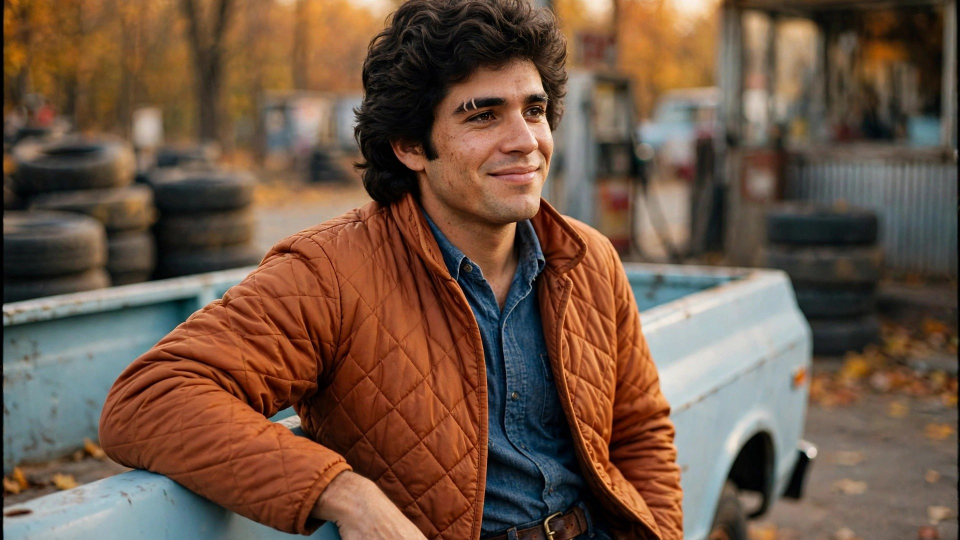
#> input picture .claude/skills/american-everyday-stories/series/refs/DANNY.jpg, 1920 x 1080 px (shown at 1/2 size)
$ python -i podcast.py   (imports and definitions only)   (older library calls are emulated)
#> lines starting #> are read from the running program, lines starting #| are printed output that depends on the picture
#> further down, picture is the input picture: shape (1080, 1920, 3); mean B, G, R 68.9, 86.2, 111.8
"""podcast: chinese-podcast episodes (no faces to camera): the brightest, most colourful sharp still, big text.

Candidates are the episode's 1920x1080 stills (`stills/sNN.png`, the first frame of each clip): sharper than
any frame of the 1248x704 clips or the captioned final. Each is scored on light (mean luminance near 0.55),
colour (Hasler-Suesstrunk colourfulness) and detail; the winner is lifted (exposure, saturation, warmth) so
the cover reads bright, never dark. The text never shrinks: the hanzi hook is huge, a long title wraps to
two lines on the red box instead of getting smaller.
"""
import cv2
import numpy as np
from core import (
    BLACK,
    RED,
    SAFE,
    SUB_FONT,
    TITLE_FONT,
    WHITE,
    YELLOW,
    ZH_FONT,
    font,
    picks_sheet,
)
from PIL import Image, ImageDraw, ImageEnhance, ImageFilter


# [19 lines left out: functions add_args, load, not called in this run]


def score(img):
    small = cv2.resize(img, (480, 270), interpolation=cv2.INTER_AREA).astype(np.float32)
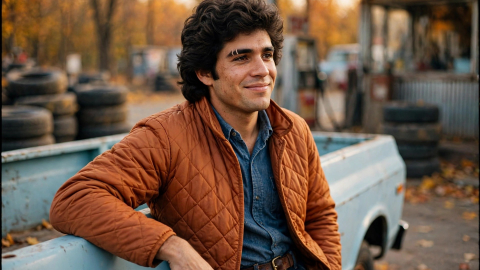
#> small: shape (270, 480, 3) float32; mean B, G, R 68.9, 86.2, 111.8
    b, g, r = small[..., 0], small[..., 1], small[..., 2]
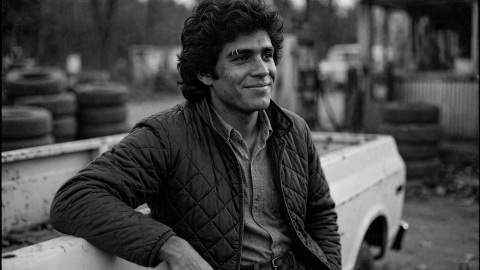
#> b: shape (270, 480) float32; min 0, max 229, mean 68.9
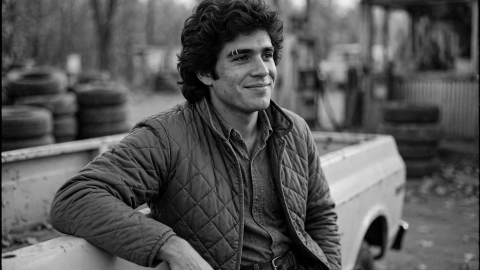
#> g: shape (270, 480) float32; min 0, max 239, mean 86.2
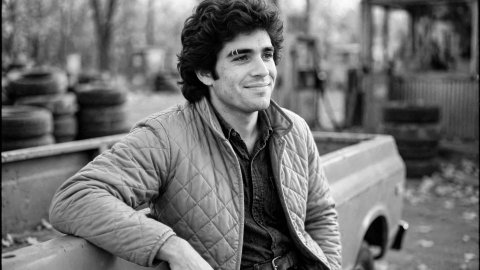
#> r: shape (270, 480) float32; min 0, max 253, mean 111.8
    lum = (0.299 * r + 0.587 * g + 0.114 * b).mean() / 255
#> lum = 0.36
    rg, yb = r - g, 0.5 * (r + g) - b
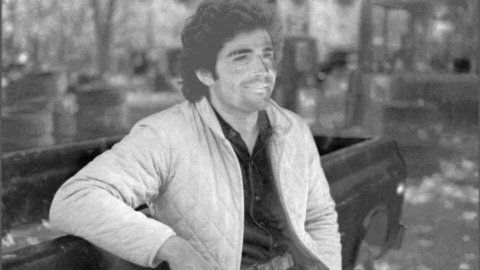
#> rg: shape (270, 480) float32; min -55, max 106, mean 25.6; drawn with min black and max white
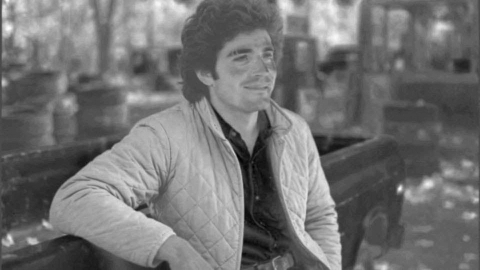
#> yb: shape (270, 480) float32; min -58.5, max 138, mean 30.1; drawn with min black and max white
    colour = (np.hypot(rg.std(), yb.std()) + 0.3 * np.hypot(rg.mean(), yb.mean())) / 100
#> colour = 0.605
    detail = min(cv2.Laplacian(cv2.cvtColor(small.astype(np.uint8), cv2.COLOR_BGR2GRAY), cv2.CV_64F).var() / 400, 1)
#> detail = 1
    light = 1 - min(abs(lum - 0.55) / 0.35, 1)
#> light = 0.458
    return 0.45 * light + 0.35 * min(colour, 1) + 0.2 * detail, lum


# [144 lines left out: functions lift, focus_x, wrap, text_block, badge, soft_shade and 3 more, not called in this run]

>>> import cv2
>>> picture = cv2.imread('../../../american-everyday-stories/series/refs/DANNY.jpg')
>>> result = score(picture)
#> result = (0.618, 0.36)

$ run again, on .claude/skills/american-everyday-stories/series/refs/ELLIE.jpg
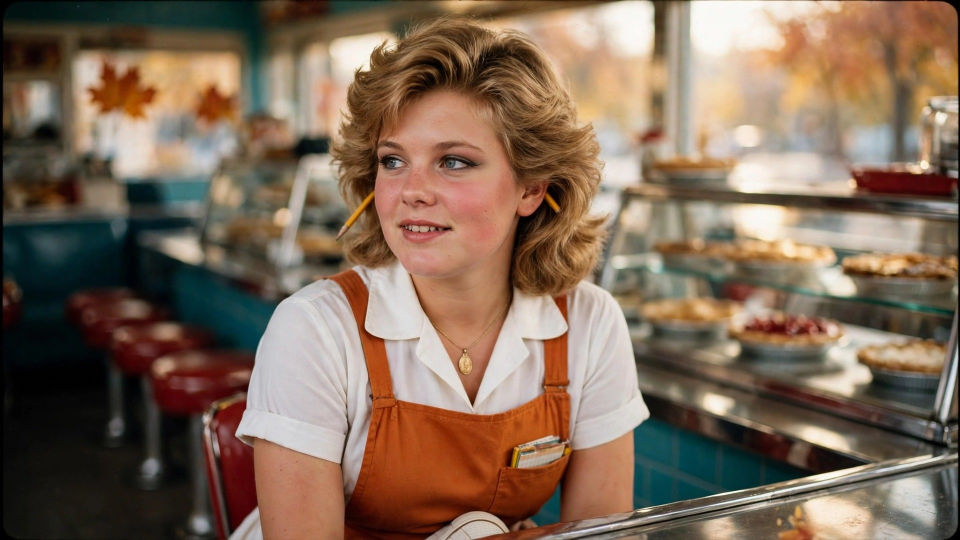
#> input picture .claude/skills/american-everyday-stories/series/refs/ELLIE.jpg, 1920 x 1080 px (shown at 1/2 size)
#> picture is the input picture: shape (1080, 1920, 3); mean B, G, R 88.1, 106.1, 128.3
#> in score, `b, g, r = small[..., 0], small[..., 1], small[..., 2]`:
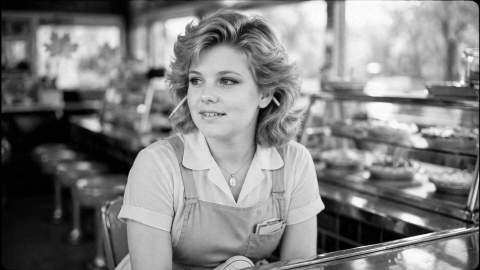
#> r: shape (270, 480) float32; min 0, max 255, mean 128.2
#> lum = 0.434
#> in score, `rg, yb = r - g, 0.5 * (r + g) - b`:
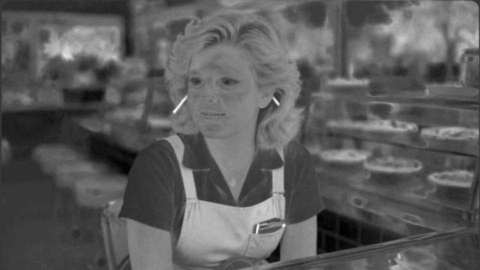
#> yb: shape (270, 480) float32; min -44, max 158, mean 29.1; drawn with min black and max white
#> colour = 0.522
#> detail = 1
#> light = 0.668
#> result = (0.683, 0.434)

$ run again, on .claude/skills/american-everyday-stories/series/refs/ELLIE_face.jpg
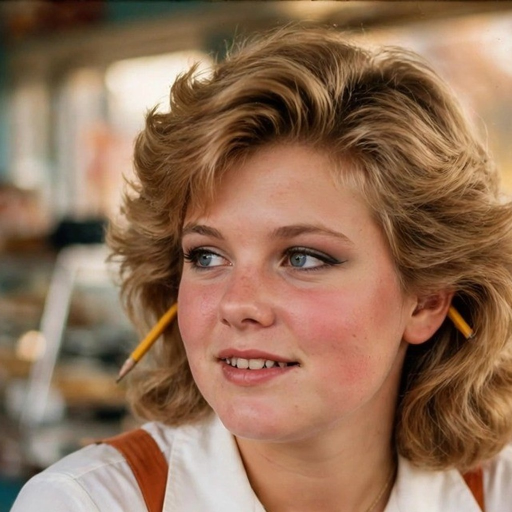
#> input picture .claude/skills/american-everyday-stories/series/refs/ELLIE_face.jpg, 1024 x 1024 px (shown at 1/2 size)
#> picture is the input picture: shape (1024, 1024, 3); mean B, G, R 86.5, 111.2, 145.4
#> in score, `b, g, r = small[..., 0], small[..., 1], small[..., 2]`:
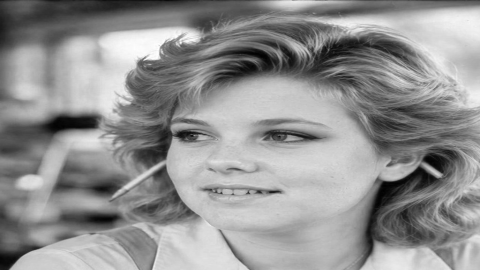
#> r: shape (270, 480) float32; min 1, max 254, mean 145.4
#> lum = 0.465
#> in score, `rg, yb = r - g, 0.5 * (r + g) - b`:
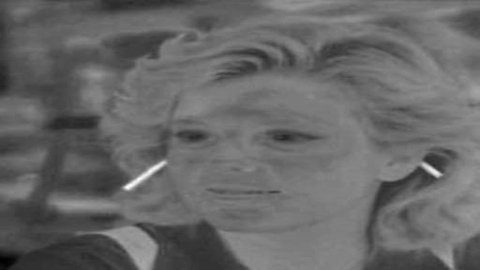
#> yb: shape (270, 480) float32; min -40.5, max 161.5, mean 41.8; drawn with min black and max white
#> colour = 0.449
#> detail = 0.771
#> light = 0.757
#> result = (0.652, 0.465)

$ run again, on .claude/skills/american-everyday-stories/series/refs/EVELYN.jpg
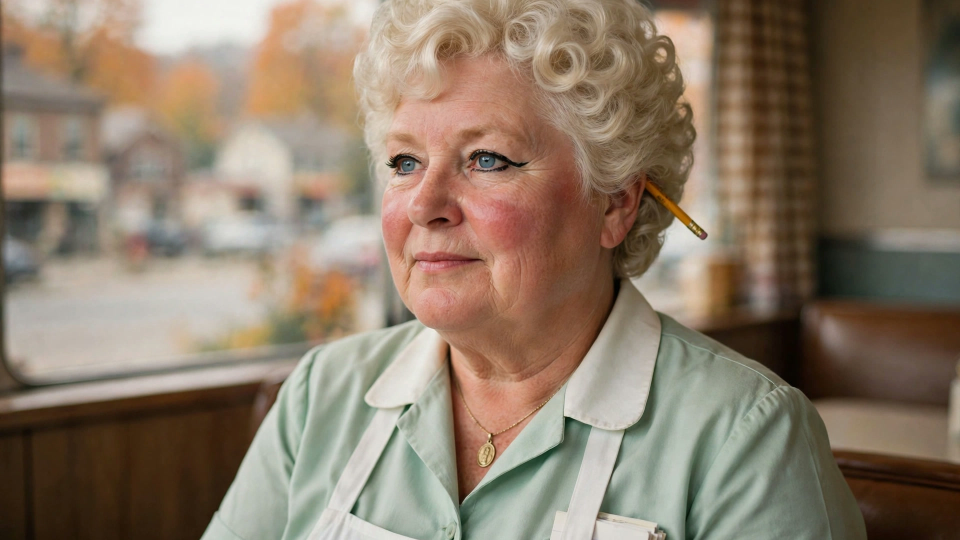
#> input picture .claude/skills/american-everyday-stories/series/refs/EVELYN.jpg, 1920 x 1080 px (shown at 1/2 size)
#> picture is the input picture: shape (1080, 1920, 3); mean B, G, R 105.5, 123.5, 139.9
#> in score, `b, g, r = small[..., 0], small[..., 1], small[..., 2]`:
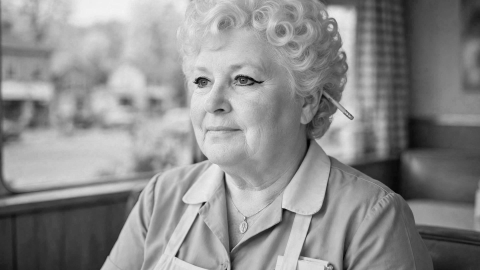
#> r: shape (270, 480) float32; min 1, max 244, mean 139.9
#> lum = 0.495
#> in score, `rg, yb = r - g, 0.5 * (r + g) - b`:
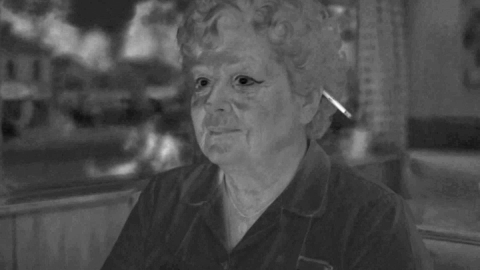
#> yb: shape (270, 480) float32; min -20, max 133, mean 26.2; drawn with min black and max white
#> colour = 0.353
#> detail = 0.607
#> light = 0.844
#> result = (0.625, 0.495)
